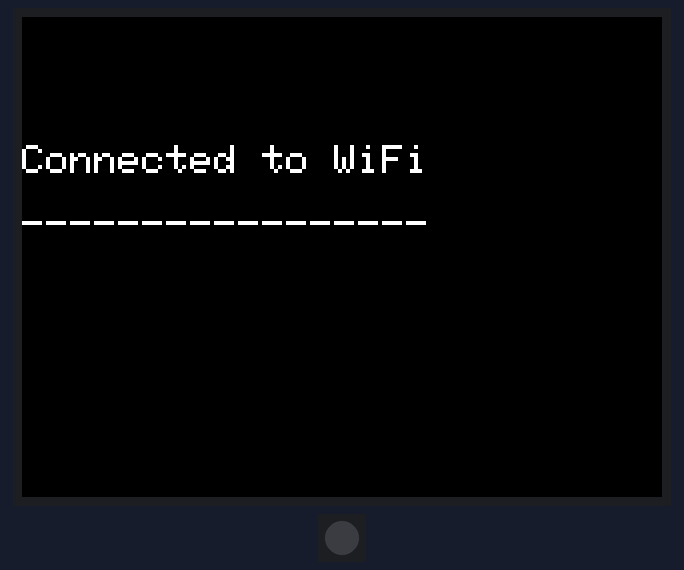
Recording of a program running on a simulated ESP32. Parts: 320×240 colour display, 1 RGB LEDs in strip order, left to right. WiFi joins after 1.5 s; servers stay silent unless stated; not simulated (calls return 0 or success): M5_ENV.h.

Above: at 2.3 s.

Measured:
- what the display in image 0 shows lasts 1.0 s, from 2.2 s to 3.2 s

The program:

main.cpp
```cpp
#include <Arduino.h>
#include <WiFi.h>
#include <HTTPClient.h>
#include <M5Stack.h>
#include <time.h>
#include "M5_ENV.h"
#include <Adafruit_NeoPixel.h>

#define LED_PIN 26  // The pin where the LED data line is connected
#define NUM_LEDS 1  // The number of LEDs you have

Adafruit_NeoPixel pixels(NUM_LEDS, LED_PIN, NEO_GRBW + NEO_KHZ800);

const char* ssid = "2.4ghz_meo_wifi";
const char* password = "adminadmin";

const char* BASE_URL = "http://meo.local/api";

uint32_t greenColor = pixels.Color(0, 255, 0, 0); // RGBW: full green, no white
uint32_t yellow = pixels.Color(255,255,0, 0);   // RGBW: all off
uint32_t redColor = pixels.Color(255, 0, 0, 0);   // RGBW: full red, no white


SHT3X sht30;

void setLedColor(uint32_t color) {
    pixels.setPixelColor(0, color); // Set the color for the first pixel.
    pixels.show(); // This sends the updated color value to the LEDs.
}

String httpGet(const String& url) {
    /*
        @param: string url # This is the full url endpoint
        @returns: http resualt
    */

    HTTPClient http;
    http.begin(url);
    // The http code is the status code returned
    int httpCode = http.GET();
    if (httpCode > 0) {
        return http.getString();
    }

    http.end();
}

void checkWorkingHours() {
    /*
        @params: void
        @returns: void
        @details: The mothod calls the api endpoint using the method httpGet
        It also sets the otputs the resualt to the screen

    */
    String url = String(BASE_URL) + "/control_lights";
    String response = httpGet(url);

    M5.Lcd.setTextColor(TFT_GREEN, TFT_BLACK);
    M5.Lcd.setCursor(5, 1 + 2 * 8, 2);

    if (response == "true") {
        M5.Lcd.println("Greenhouse open");
        setLedColor(greenColor); // Green for open
    } else if (response == "false") {
        M5.Lcd.println("Greenhouse closed");
        setLedColor(yellow); // Off for closed
    } else {
        // Print the actual response from the API
        M5.Lcd.print("Response: ");
        M5.Lcd.println(response);
        setLedColor(redColor); // Red for unknown status
    }
}


void setup() {
    /*
        @params: void
        @returns: void
        @details: This sets up the program
    */
    // This powers up the screen
    M5.begin();
    // Sets the text size
    M5.Lcd.setTextSize(2);
    // Configures pin for output. This defaults to some uknown inside the libbary
    pixels.begin();
    // Loads the wifi config
    WiFi.begin(ssid, password);
    while (WiFi.status() != WL_CONNECTED) {
        delay(1000);
        M5.Lcd.println(".");
        M5.Lcd.println(".");
    }
    M5.Lcd.clear();
    M5.Lcd.println("Connected to WiFi");
    M5.Lcd.println();
    M5.Lcd.println("-----------------");
    delay(1000);

}

void loop() {
    M5.Lcd.clear();
    checkWorkingHours();
    delay(1000);
}
```
